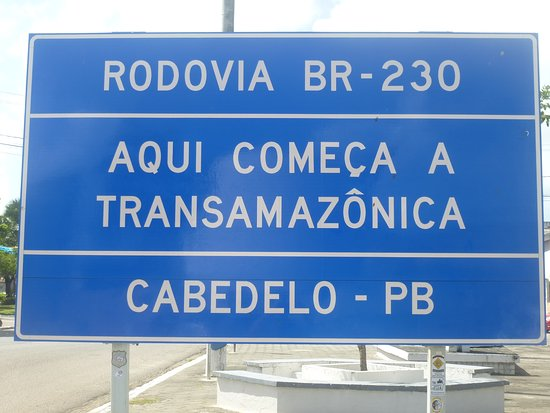
#> input picture plate_pt2.jpg, 550 x 413 px
$ python test_file.py
#> lines starting #> are read from the running program, lines starting #| are printed output that depends on the picture; after the words box and inside, x2 and y2 are one past the last pixel; in counts of white or black regions, pixels touching at a corner belong together
import pytesseract
import cv2
import numpy as np
from PIL import Image

def pre_processing():
    # read the image
    img = cv2.imread("plate_pt2.jpg")
#> img is the input picture: shape (413, 550, 3); mean B, G, R 191.8, 147, 112.4

    # convert to gray scale
    gray = cv2.cvtColor(img, cv2.COLOR_BGR2GRAY)
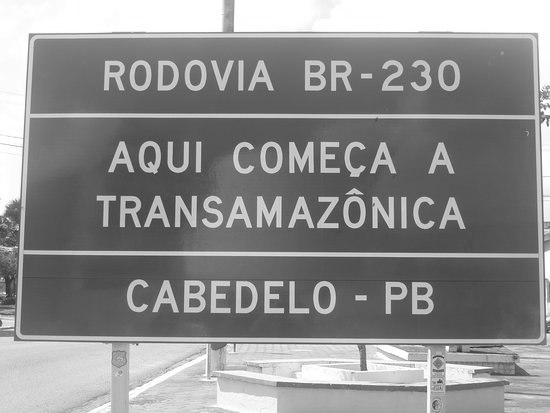
#> gray: shape (413, 550); min 38, max 255, mean 141.7
    bin = cv2.adaptiveThreshold(gray, 255, cv2.ADAPTIVE_THRESH_GAUSSIAN_C, cv2.THRESH_BINARY, 11, 2)
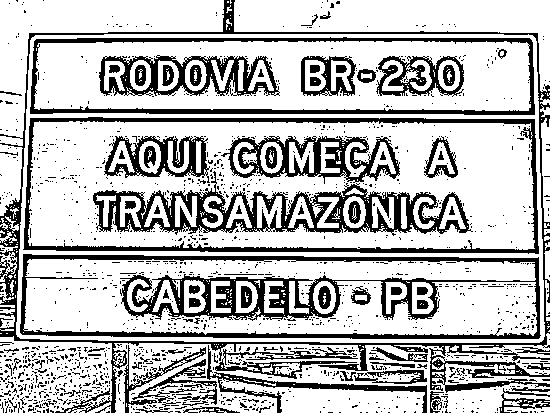
#> bin: shape (413, 550); 72.7% white; 1453 black regions (1364 under 20 px), largest, box (x1, y1, x2, y2) and area: (20, 254, 541, 339) 10351, (0, 0, 550, 413) 8207, (93, 171, 473, 236) 7400
    bin2 = cv2.threshold(gray, 0, 255, cv2.THRESH_BINARY + cv2.THRESH_OTSU)[1]
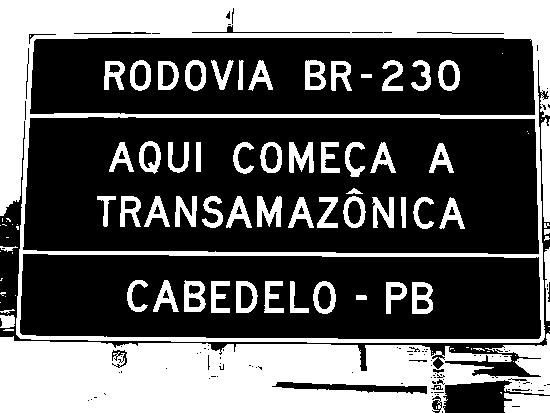
#> bin2: shape (413, 550); 37.1% white; 98 white regions (38 under 20 px), largest, box (x1, y1, x2, y2) and area: (0, 0, 550, 343) 34193, (0, 333, 550, 413) 32160, (504, 393, 550, 413) 814
    bin3 = cv2.threshold(gray, 150, 255, cv2.THRESH_BINARY)[1]
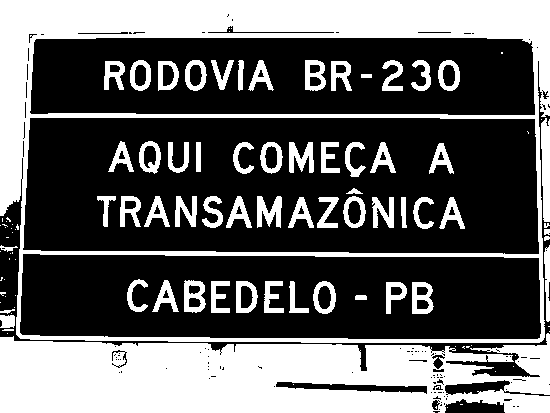
#> bin3: shape (413, 550); 38% white; 106 white regions (45 under 20 px), largest, box (x1, y1, x2, y2) and area: (0, 0, 550, 343) 34729, (0, 333, 550, 413) 34128, (541, 118, 550, 222) 796

    # filter and blur
    filter = cv2.bilateralFilter(bin2, 11, 17, 17)
    blur = cv2.medianBlur(filter, 5)
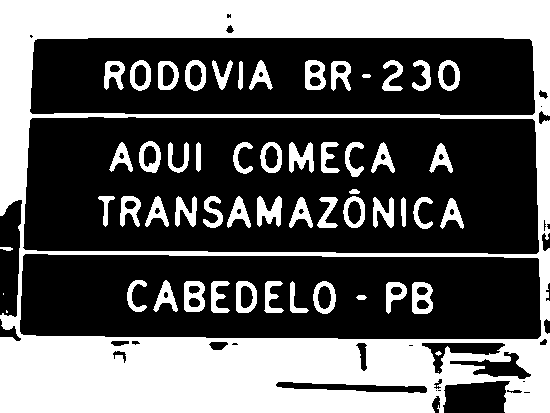
#> blur: shape (413, 550); 37.9% white; 56 white regions (3 under 20 px)

    # find edges
    Edges = cv2.findContours(blur, cv2.RETR_EXTERNAL, cv2.CHAIN_APPROX_NONE)[0]
#> Edges = 4 contours, 2 with area under 20; largest, box (x1, y1, x2, y2) and area: (0, 0, 550, 413) 221614, (0, 247, 13, 251) 25
    cv2.drawContours(img, Edges, -1, (0, 255, 0), 3)
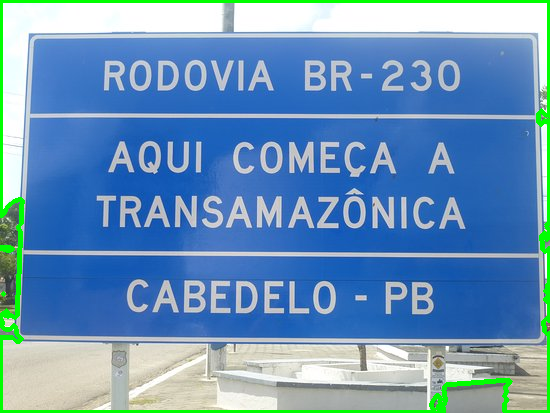
#> img: shape (413, 550, 3); 3.32% of pixels changed, all inside (x1, y1, x2, y2) = (0, 0, 550, 413)

    #confirm the countours, aproximate the countours and create a cropped image
    for countour in Edges:
        perimeter = cv2.arcLength(countour, True)

        if perimeter > 500:
            aprox = cv2.approxPolyDP(countour, 0.02 * perimeter, True)

            if len(aprox) == 4:
                (x, y, w, h) = cv2.boundingRect(countour)
                cv2.rectangle(img, (x, y ), (x + w, y + h), (0, 255, 0), 2)
                new_img = img[y:y + h, x:x + w]
                cv2.imwrite("cropped_img2.jpg", new_img)
                img_resize = cv2.resize(new_img, None, fx=2, fy=2, interpolation=cv2.INTER_CUBIC)
#> this loop made 4 passes
#> (perimeter, aprox, x, y, w, h) on pass 4: (2257, [[0, 0], [0, 412], [549, 412], [549, 0]], 0, 0, 550, 413)
#> perimeter on passes 1, 3: 5.41, 27.66
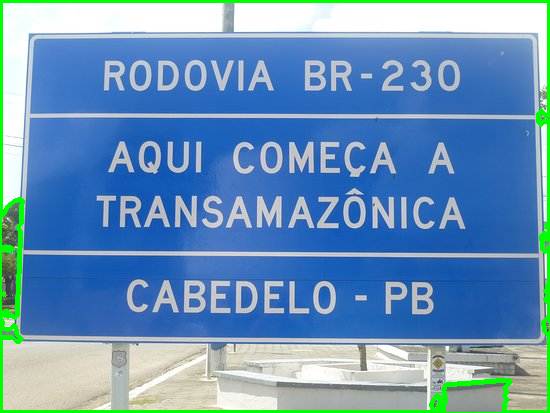
#> img: shape (413, 550, 3); 0.11% of pixels changed, all inside (x1, y1, x2, y2) = (0, 218, 550, 413)


    # depedends of the language of the text, use eng for english, chi_sim for simplified chinese, etc.
    text = pytesseract.image_to_string(new_img, lang='por')
    print(text)
    if text == '':
        print("No text found")

    cv2.imshow("Countours", img)
    cv2.imshow("Binary Image", bin)
    #cv2.imshow("Binary Image Otsu", bin2)
    #cv2.imshow("Binary Image Simple", bin3)
    cv2.waitKey(0)
    cv2.destroyAllWindows()

pre_processing()
#> (the call stopped at in pre_processing, `text = pytesseract.image_to_string(new_img, lang='por')`: pytesseract is not available in this run)
